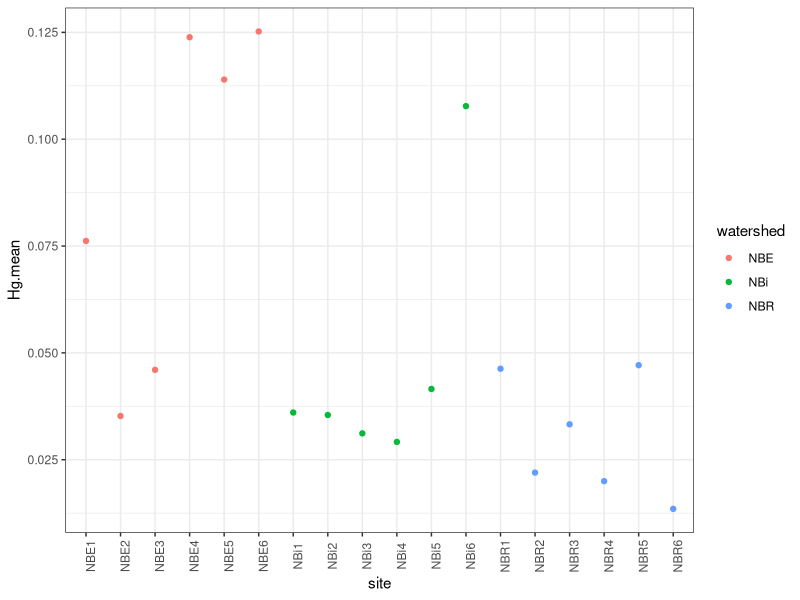
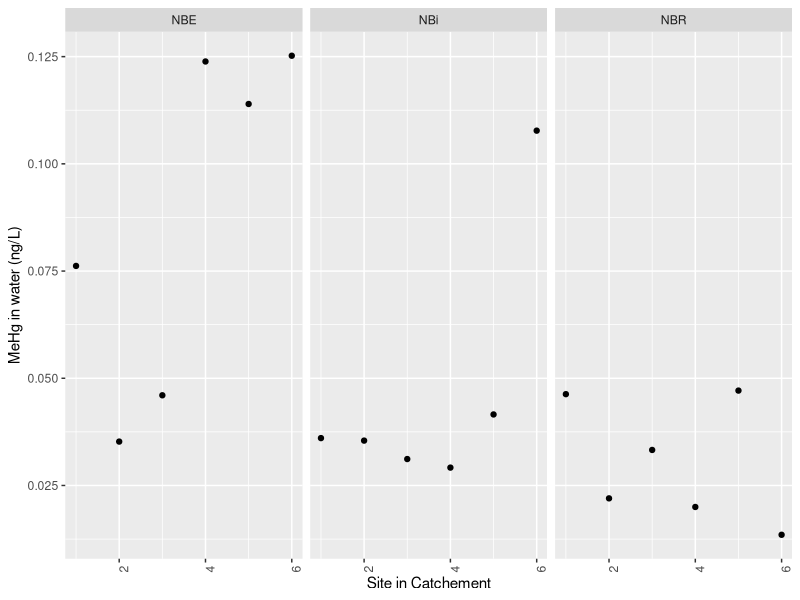
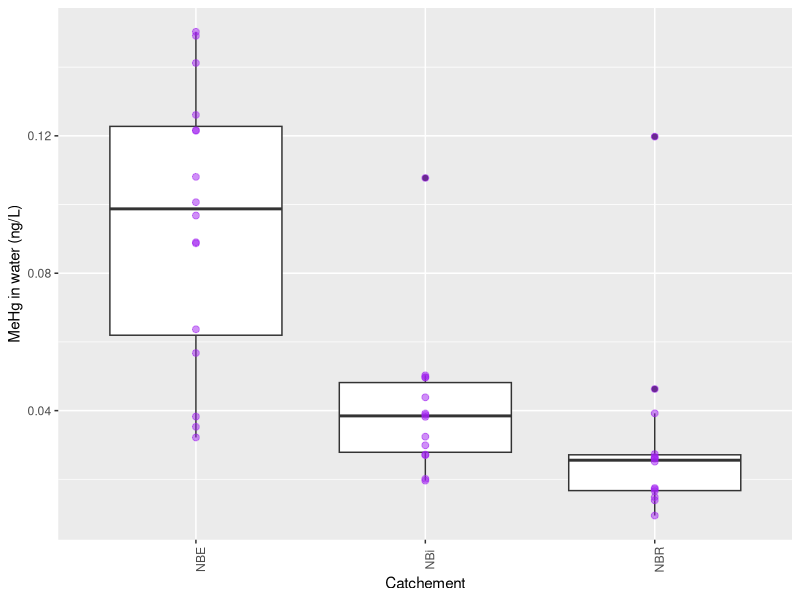
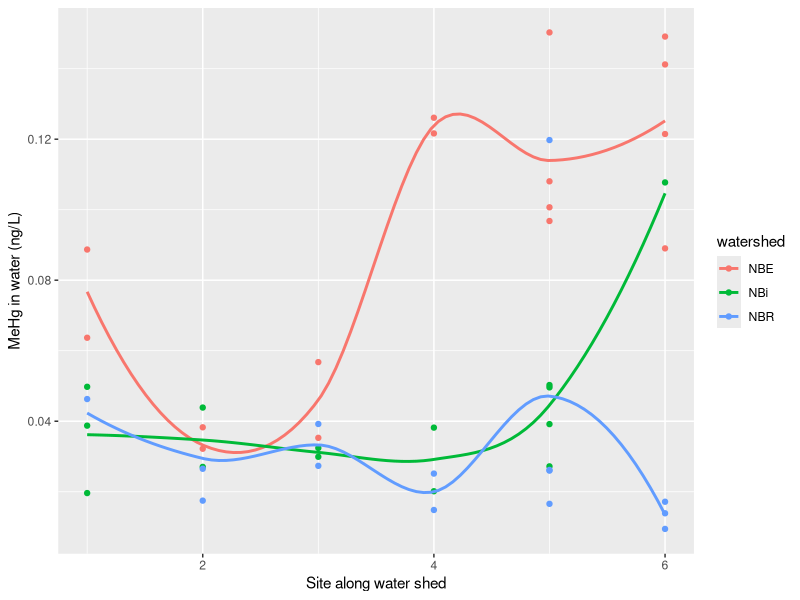
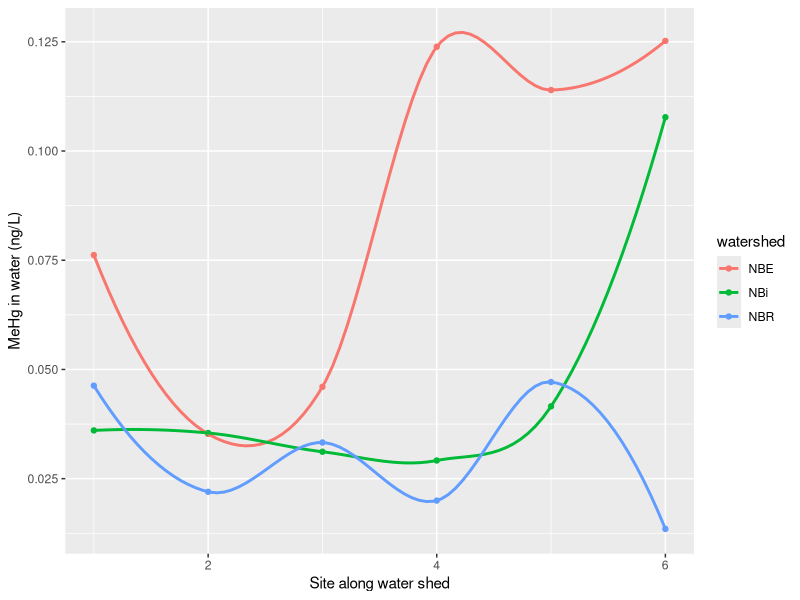

These charts were generated, in order, by the following R code:
#################
#EcoStats 708
#Assignent 3
#Lauren Negrazis 
#################

#Plotting MeHg in water samples taken from New Brunswick
#seeing if there are any patterns between the three different cathcements that have undergone three differnt forestry practices 
#NBi being most intensely forested, NBE being moderate and NBR being the minimally harvested

library(dplyr)
library(readr)
library(dplyr)
library(ggplot2)
library(stringr)


water <- read.csv ("NB-MeHg-Results-UofT2018.csv")
str(water)

#filtering out the results that were too low to be give confident results 
water2 <- water %>% filter(MeHg > 0.007)

###############
#Looking at the average mean of MeHg in each site since duplicates were taken in some sites
#############
aveMeHg <- water2 %>%
  group_by(site) %>%
  summarise(Hg.mean=mean(MeHg))
head(aveMeHg)

#adding watershed column to this data frame, I know this isn't the best option, but it works 
aveMeHg$watershed1 <-str_extract(aveMeHg$site, "NBE")
aveMeHg$watershed2 <-str_extract(aveMeHg$site, "NBR")
aveMeHg$watershed3 <-str_extract(aveMeHg$site, "NBi")

aveMeHg2 <- aveMeHg %>% mutate(watershed = coalesce(watershed1, watershed2, watershed3)) %>%
  select(watershed, site, Hg.mean)

aveMeHg2$site.no <-str_extract_all(aveMeHg2$site, "\\d")

#site.no made chars, converting them to numbers
aveMeHg2$site.no <- as.numeric(as.character(aveMeHg2$site.no))
#head(aveMeHg2) just checking they got changed 

#plotting the averages of the sites and colour coding by watershed
ggplot(aveMeHg2, aes(x=site, y=Hg.mean, colour=watershed))+
  geom_point() +
  theme_bw()+
  theme(axis.text.x=element_text(angle=90))

###############
#using facet wrap to seperate the watersheds and compare the different sites 
#################
ggplot(aveMeHg2,aes(x=site.no,y=Hg.mean))+
  geom_point()+
  labs(x="Site in Catchement",y="MeHg in water (ng/L)")+
  theme(axis.text.x=element_text(angle=90))+
  facet_wrap(~watershed)
#How can I keep the site names within the watersheds? If I set x=site then all the sites show up in each watershed

#################
#showing boxplots for the cathement overall MeHg
#this will let me see which site has the highest average MeHg, expecting it to be NBi
#################
ggplot(water2,aes(x=watershed,y=MeHg))+
  geom_boxplot()+
  geom_point(size=2, colour= "purple", alpha=0.5)+
  labs(x="Catchement",y="MeHg in water (ng/L)")+
  theme(axis.text.x=element_text(angle=90))
#this plot above is interesting, the most heavily forested site (NBi), does not contain the highest average level of MeHg

#######
#overlaying the mean MeHg for each site by catchement on one graph using lines to compare the MeHg trend as we go from headwater (1) to downstream (6)
########
#I use the values that weren't averaged so we could see more points on the plot
ggplot(water2,aes(x=site.no,y=MeHg, colour=watershed))+
  labs(x="Site along water shed",y="MeHg in water (ng/L)")+
  geom_point()+
  geom_smooth(aes(y=MeHg),se=FALSE)

#this uses the average data there are fewer points and the trends are bigger, but it spits out a lot of warning messages 
ggplot(aveMeHg2,aes(x=site.no,y=Hg.mean, colour=watershed))+
  labs(x="Site along water shed",y="MeHg in water (ng/L)")+
  geom_point()+
  geom_smooth(aes(y=Hg.mean),se=FALSE)




